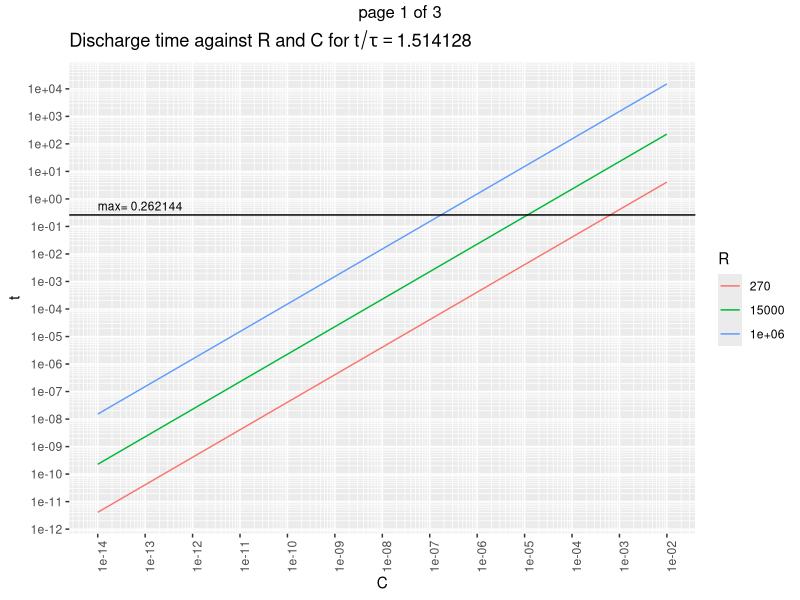
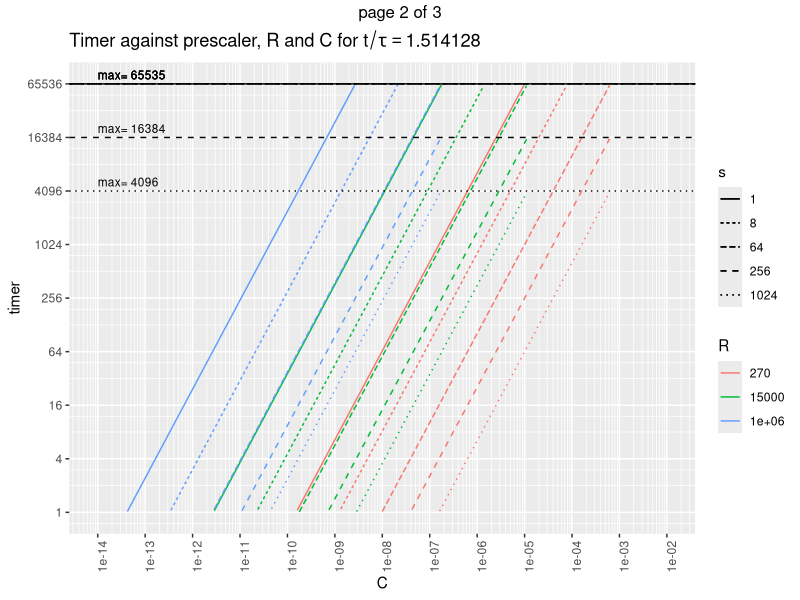
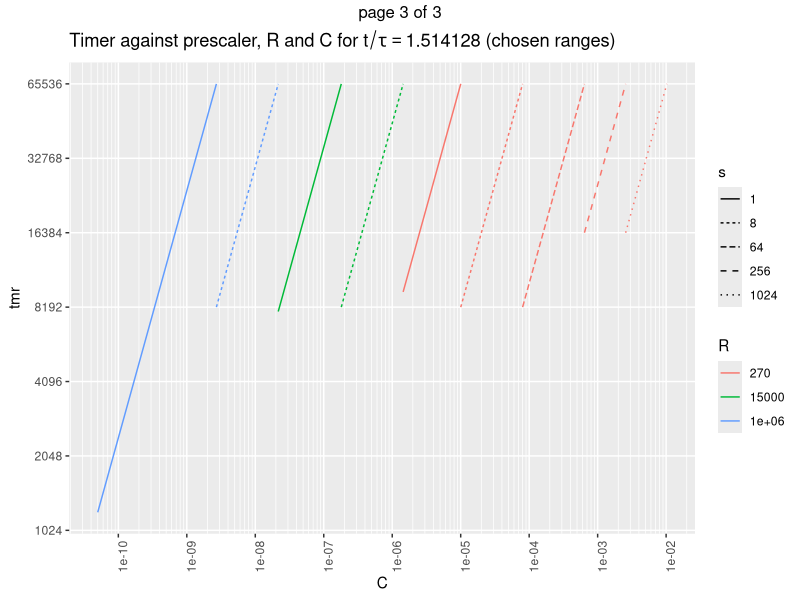

Write the R code that produced these figures, in order.
#!/usr/bin/R -q --vanilla -f
options(echo=F)

library(ggplot2)
library(gridExtra)
library(scales)


# Variable setup ###########################################################

# taus = t/RC
# t = timer*s/f

R = t(c(270, 15e3, 1e6))    # all drive resistors
colnames(R) = R
taufall = -log(1.1/5)       # taus from 5V to 1.1V
f = 16e6                    # timer frequency
s = matrix(2^c(0,3,6,8,10)) # all prescaler factors
rownames(s) = s

# To choose the various scales, either we want to choose a
# minimum timer resolution and then optimize for fastest time,
# or choose a maximum time and then optimize for highest resolution.
# Here we're doing the latter.
tmax = 4e-6 * 2^16          # allows for nice range endings at a timer of 0xFFFF
timermax = pmin(tmax*f/s, 2^16-1)

# Based on the max time and timer, max caps for each R and s
Cmax = (timermax*s/f/taufall) %*% (1/R)

# Based on a timer count of 1, min caps for each R and s
Cmin = (s/f/taufall) %*% (1/R)

# various capacitors over the full range
C = matrix(10^seq(-14, -2, by=1/24))
rownames(C) = C  # sprintf('%.2e', C)

# The capture time is two-dimensional, over C and R.
tm = taufall*C %*% R

# The capture timer value is three-dimensional, over C, R, and s.
timer = drop((f*tm) %o% (1/s))
tmrcompare = aperm(drop(replicate(length(C),
                                  replicate(length(R), timermax))),
                   c(3,2,1))
timer[timer>tmrcompare | timer<1] = NA

# To perform actual range selection:
# There is only one range selected for every C.
# For each C, select the R and s for which:
#   t < tmax
#   1 <= timer < 2^16
#   timer is maximal
# critical points are for each C where:
#   timer crosses 1 or 2^16
#   t crosses tmax
# 1.514 = t/RC = tim*s/RC/16MHz
# C = t/1.514/R = tim*s/1.514/R/16MHz
# Ccrit = tmax/1.514/R = 2^16*s/1.514/R/16MHz
crit = expand.grid(R=R,s=s)
Ccrit = with(crit, c(s/f/R, 2^16*s/f/R, tmax/R))/taufall
crit = expand.grid(R=R, s=s, C=Ccrit)
crit$t = with(crit, taufall*R*C)
crit$tmr = with(crit, t*f/s)
eps=1e-6  # epsilon tolerance required to accommodate for float error
# Only keep conformant rows.
crit = crit[crit$tmr>=1-eps &
            crit$tmr<=2^16+eps &
            (crit$t<=tmax+eps | crit$R==R[1]),]
# Suitability of every range at a certain C is determined mainly by the highest
# timer but also by the lowest time.
crit = crit[with(crit, order(-C, -tmr^3/t)),]
# We now need pairs of R&s: the first in each pair being either the extreme
# lowest C or the C where the previous range cut out; and the second being the
# maximum condition.
ranges = tail(crit, 1)
samec = ranges
repeat {
   # Find the furthest row with the same R and s
   edge = crit[which(crit$R==samec$R & crit$s==samec$s)[1],]
   ranges = rbind(ranges, edge)
   # Find the (different, conformant) row with the same C and the highest timer
   samec = crit[which(crit$C == edge$C &
                      crit$tmr < 2^16-eps &
                      crit$R <= edge$R &
                      (crit$t < tmax-eps | crit$R==R[1])),][1,]
   if (is.na(samec$R)) break
   ranges = rbind(ranges, samec)
}
rownames(ranges) = 1:(nrow(ranges))
print(ranges)


# Plot utilities ###########################################################

# Adapted from https://stackoverflow.com/questions/30179442
log_breaks = function(maj, radix=10) {
  function(x) {
    minx = floor(min(logb(x, radix), na.rm=T)) - 1
    maxx = ceiling(max(logb(x, radix), na.rm=T)) + 1
    n_major = maxx - minx + 1
    major_breaks = minx:maxx
    if (maj) {
      breaks = major_breaks
    } else {
      breaks = rep(logb(1:(radix-1), radix), times=n_major) +
               rep(major_breaks, each=radix-1)
    }
    radix^breaks
  }
}
# See https://github.com/tidyverse/ggplot2/blob/master/R/scale-continuous.r#L160
scale_x_log_eng = function(..., radix=10) {
  scale_x_continuous(..., trans=log_trans(radix),
                     breaks=log_breaks(T, radix),
                     minor_breaks=log_breaks(F, radix))
}
scale_y_log_eng = function(..., radix=10) {
  scale_y_continuous(..., trans=log_trans(radix),
                     breaks=log_breaks(T, radix),
                     minor_breaks=log_breaks(F, radix))
}
xaxis_text_vert = function() {
  theme(axis.text.x=element_text(angle=90))
}


# Plotting #################################################################

tm_df = as.data.frame.table(tm)
colnames(tm_df) = c('C', 'R', 't')
tm_df$C = as.numeric(levels(tm_df$C))[tm_df$C]

gp_disch = ggplot(tm_df, aes(x=C, y=t)) +
   ggtitle(bquote(paste('Discharge time against R and C for ',
                        t/tau == .(taufall)))) +
   geom_line(aes(colour=R, group=R)) +
   geom_hline(aes(yintercept=tmax)) +
   geom_text(data=data.frame(), size=3,
             aes(x=1e-14, y=tmax, label=paste('max=', tmax),
                 hjust='left', vjust=-0.5)) +
   scale_x_log_eng() + scale_y_log_eng() + xaxis_text_vert()


tmr_df = as.data.frame.table(timer)
colnames(tmr_df) = c('C', 'R', 's', 'timer')
tmr_df$C = as.numeric(levels(tmr_df$C))[tmr_df$C]

maxdf = data.frame(timer=timermax, s=factor(s))
maxnames = data.frame(C=1e-14, s=factor(s), timer=timermax)

gp_timer = ggplot(tmr_df, aes(x=C, y=timer, linetype=s)) +
   ggtitle(bquote(paste('Timer against prescaler, R and C for ',
                        t/tau == .(taufall)))) +
   geom_line(aes(colour=R, group=interaction(R,s))) +
   geom_hline(data=maxdf, aes(yintercept=timer, linetype=s, group=s)) +
   geom_text(data=maxnames, size=3,
      aes(label=paste('max=',timer), hjust='left', vjust=-0.5, group=s)) +
   scale_x_log_eng() + xaxis_text_vert() +
   scale_y_log_eng(radix=4, limits=2^c(0,16))


# At the bottom end, cut off at typical parasitic capacitance
ranges[ranges$tmr==1,] = data.frame(R=1e6, s=1, C=50e-12,
                                    t=taufall*1e6*50e-12,
                                    tmr=taufall*1e6*50e-12*f)
ranges$s = factor(ranges$s)
ranges$R = factor(ranges$R)
gp_chosen = ggplot(ranges, aes(x=C, y=tmr, colour=R, linetype=s,
                   group=interaction(R,s))) +
   ggtitle(bquote(paste('Timer against prescaler, R and C for ',
                        t/tau == .(taufall), ' (chosen ranges)'))) +
   geom_line() +
   scale_x_log_eng() + xaxis_text_vert() +
   scale_y_log_eng(radix=2)

# This ridiculousness is needed by R on Windows
plots = list()
plots[[1]] = gp_disch
plots[[2]] = gp_timer
plots[[3]] = gp_chosen
ggsave('Rplots.pdf', marrangeGrob(grobs=plots, nrow=1, ncol=1))
